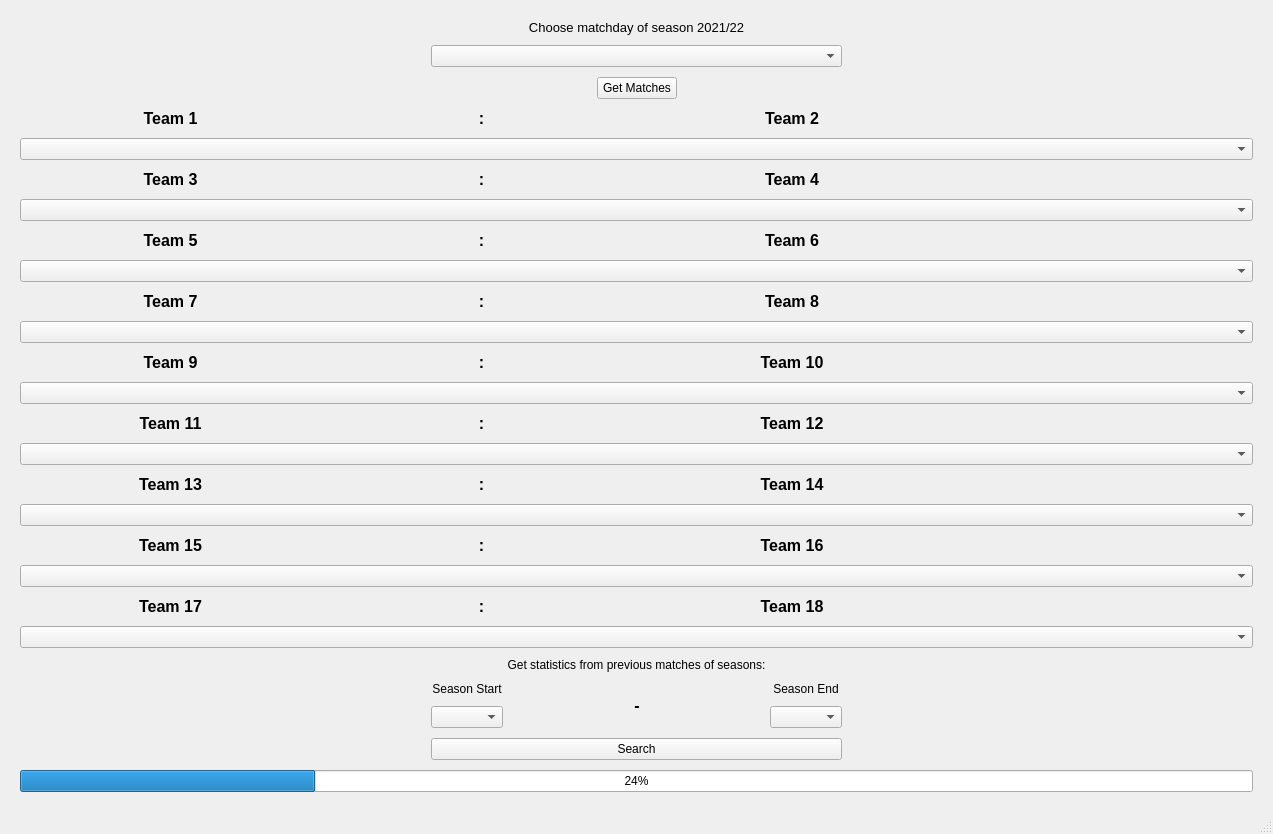
<?xml version="1.0" encoding="UTF-8"?>
<ui version="4.0">
 <class>MainWindow</class>
 <widget class="QMainWindow" name="MainWindow">
  <property name="geometry">
   <rect>
    <x>0</x>
    <y>0</y>
    <width>1273</width>
    <height>767</height>
   </rect>
  </property>
  <property name="windowTitle">
   <string>MainWindow</string>
  </property>
  <widget class="QWidget" name="centralwidget">
   <layout class="QGridLayout" name="gridLayout" rowstretch="0">
    <property name="leftMargin">
     <number>20</number>
    </property>
    <property name="topMargin">
     <number>20</number>
    </property>
    <property name="rightMargin">
     <number>20</number>
    </property>
    <property name="bottomMargin">
     <number>20</number>
    </property>
    <property name="spacing">
     <number>10</number>
    </property>
    <item row="0" column="0">
     <layout class="QVBoxLayout" name="verticalLayout_17">
      <item>
       <layout class="QVBoxLayout" name="verticalLayout_16">
        <item>
         <layout class="QVBoxLayout" name="verticalLayout_12">
          <item>
           <layout class="QHBoxLayout" name="horizontalLayout_11">
            <item>
             <spacer name="horizontalSpacer_4">
              <property name="orientation">
               <enum>Qt::Horizontal</enum>
              </property>
              <property name="sizeHint" stdset="0">
               <size>
                <width>88</width>
                <height>20</height>
               </size>
              </property>
             </spacer>
            </item>
            <item>
             <layout class="QVBoxLayout" name="verticalLayout">
              <item>
               <widget class="QLabel" name="label_31">
                <property name="font">
                 <font>
                  <pointsize>10</pointsize>
                 </font>
                </property>
                <property name="text">
                 <string>Choose matchday of season 2021/22</string>
                </property>
                <property name="alignment">
                 <set>Qt::AlignCenter</set>
                </property>
               </widget>
              </item>
              <item>
               <widget class="QComboBox" name="comboBoxMatchday"/>
              </item>
              <item>
               <layout class="QHBoxLayout" name="horizontalLayout">
                <item>
                 <spacer name="horizontalSpacer_2">
                  <property name="orientation">
                   <enum>Qt::Horizontal</enum>
                  </property>
                  <property name="sizeHint" stdset="0">
                   <size>
                    <width>40</width>
                    <height>20</height>
                   </size>
                  </property>
                 </spacer>
                </item>
                <item>
                 <widget class="QPushButton" name="pushButtonMatches">
                  <property name="text">
                   <string>Get Matches</string>
                  </property>
                 </widget>
                </item>
                <item>
                 <spacer name="horizontalSpacer">
                  <property name="orientation">
                   <enum>Qt::Horizontal</enum>
                  </property>
                  <property name="sizeHint" stdset="0">
                   <size>
                    <width>40</width>
                    <height>20</height>
                   </size>
                  </property>
                 </spacer>
                </item>
               </layout>
              </item>
             </layout>
            </item>
            <item>
             <spacer name="horizontalSpacer_3">
              <property name="orientation">
               <enum>Qt::Horizontal</enum>
              </property>
              <property name="sizeHint" stdset="0">
               <size>
                <width>108</width>
                <height>20</height>
               </size>
              </property>
             </spacer>
            </item>
           </layout>
          </item>
          <item>
           <layout class="QVBoxLayout" name="verticalLayout_11">
            <item>
             <layout class="QVBoxLayout" name="verticalLayout_2">
              <item>
               <layout class="QHBoxLayout" name="horizontalLayout_2">
                <item>
                 <widget class="QLabel" name="label_1">
                  <property name="font">
                   <font>
                    <pointsize>12</pointsize>
                    <weight>75</weight>
                    <bold>true</bold>
                   </font>
                  </property>
                  <property name="text">
                   <string>Team 1</string>
                  </property>
                  <property name="alignment">
                   <set>Qt::AlignCenter</set>
                  </property>
                 </widget>
                </item>
                <item>
                 <widget class="QLabel" name="label">
                  <property name="font">
                   <font>
                    <pointsize>12</pointsize>
                    <weight>75</weight>
                    <bold>true</bold>
                   </font>
                  </property>
                  <property name="text">
                   <string>:</string>
                  </property>
                  <property name="alignment">
                   <set>Qt::AlignCenter</set>
                  </property>
                 </widget>
                </item>
                <item>
                 <widget class="QLabel" name="label_2">
                  <property name="font">
                   <font>
                    <pointsize>12</pointsize>
                    <weight>75</weight>
                    <bold>true</bold>
                   </font>
                  </property>
                  <property name="text">
                   <string>Team 2</string>
                  </property>
                  <property name="alignment">
                   <set>Qt::AlignCenter</set>
                  </property>
                 </widget>
                </item>
                <item>
                 <widget class="QLabel" name="result_1">
                  <property name="font">
                   <font>
                    <pointsize>12</pointsize>
                    <weight>75</weight>
                    <bold>true</bold>
                   </font>
                  </property>
                  <property name="text">
                   <string/>
                  </property>
                  <property name="alignment">
                   <set>Qt::AlignCenter</set>
                  </property>
                 </widget>
                </item>
               </layout>
              </item>
              <item>
               <widget class="QComboBox" name="comboBox_1"/>
              </item>
             </layout>
            </item>
            <item>
             <layout class="QVBoxLayout" name="verticalLayout_3">
              <item>
               <layout class="QHBoxLayout" name="horizontalLayout_3">
                <item>
                 <widget class="QLabel" name="label_3">
                  <property name="font">
                   <font>
                    <pointsize>12</pointsize>
                    <weight>75</weight>
                    <bold>true</bold>
                   </font>
                  </property>
                  <property name="text">
                   <string>Team 3</string>
                  </property>
                  <property name="alignment">
                   <set>Qt::AlignCenter</set>
                  </property>
                 </widget>
                </item>
                <item>
                 <widget class="QLabel" name="label_19">
                  <property name="font">
                   <font>
                    <pointsize>12</pointsize>
                    <weight>75</weight>
                    <bold>true</bold>
                   </font>
                  </property>
                  <property name="text">
                   <string>:</string>
                  </property>
                  <property name="alignment">
                   <set>Qt::AlignCenter</set>
                  </property>
                 </widget>
                </item>
                <item>
                 <widget class="QLabel" name="label_4">
                  <property name="font">
                   <font>
                    <pointsize>12</pointsize>
                    <weight>75</weight>
                    <bold>true</bold>
                   </font>
                  </property>
                  <property name="text">
                   <string>Team 4</string>
                  </property>
                  <property name="alignment">
                   <set>Qt::AlignCenter</set>
                  </property>
                 </widget>
                </item>
                <item>
                 <widget class="QLabel" name="result_2">
                  <property name="font">
                   <font>
                    <pointsize>12</pointsize>
                    <weight>75</weight>
                    <bold>true</bold>
                   </font>
                  </property>
                  <property name="text">
                   <string/>
                  </property>
                  <property name="alignment">
                   <set>Qt::AlignCenter</set>
                  </property>
                 </widget>
                </item>
               </layout>
              </item>
              <item>
               <widget class="QComboBox" name="comboBox_2"/>
              </item>
             </layout>
            </item>
            <item>
             <layout class="QVBoxLayout" name="verticalLayout_4">
              <item>
               <layout class="QHBoxLayout" name="horizontalLayout_4">
                <item>
                 <widget class="QLabel" name="label_5">
                  <property name="font">
                   <font>
                    <pointsize>12</pointsize>
                    <weight>75</weight>
                    <bold>true</bold>
                   </font>
                  </property>
                  <property name="text">
                   <string>Team 5</string>
                  </property>
                  <property name="alignment">
                   <set>Qt::AlignCenter</set>
                  </property>
                 </widget>
                </item>
                <item>
                 <widget class="QLabel" name="label_20">
                  <property name="font">
                   <font>
                    <pointsize>12</pointsize>
                    <weight>75</weight>
                    <bold>true</bold>
                   </font>
                  </property>
                  <property name="text">
                   <string>:</string>
                  </property>
                  <property name="alignment">
                   <set>Qt::AlignCenter</set>
                  </property>
                 </widget>
                </item>
                <item>
                 <widget class="QLabel" name="label_6">
                  <property name="font">
                   <font>
                    <pointsize>12</pointsize>
                    <weight>75</weight>
                    <bold>true</bold>
                   </font>
                  </property>
                  <property name="text">
                   <string>Team 6</string>
                  </property>
                  <property name="alignment">
                   <set>Qt::AlignCenter</set>
                  </property>
                 </widget>
                </item>
                <item>
                 <widget class="QLabel" name="result_3">
                  <property name="font">
                   <font>
                    <pointsize>12</pointsize>
                    <weight>75</weight>
                    <bold>true</bold>
                   </font>
                  </property>
                  <property name="text">
                   <string/>
                  </property>
                  <property name="alignment">
                   <set>Qt::AlignCenter</set>
                  </property>
                 </widget>
                </item>
               </layout>
              </item>
              <item>
               <widget class="QComboBox" name="comboBox_3"/>
              </item>
             </layout>
            </item>
            <item>
             <layout class="QVBoxLayout" name="verticalLayout_5">
              <item>
               <layout class="QHBoxLayout" name="horizontalLayout_5">
                <item>
                 <widget class="QLabel" name="label_7">
                  <property name="font">
                   <font>
                    <pointsize>12</pointsize>
                    <weight>75</weight>
                    <bold>true</bold>
                   </font>
                  </property>
                  <property name="text">
                   <string>Team 7</string>
                  </property>
                  <property name="alignment">
                   <set>Qt::AlignCenter</set>
                  </property>
                 </widget>
                </item>
                <item>
                 <widget class="QLabel" name="label_21">
                  <property name="font">
                   <font>
                    <pointsize>12</pointsize>
                    <weight>75</weight>
                    <bold>true</bold>
                   </font>
                  </property>
                  <property name="text">
                   <string>:</string>
                  </property>
                  <property name="alignment">
                   <set>Qt::AlignCenter</set>
                  </property>
                 </widget>
                </item>
                <item>
                 <widget class="QLabel" name="label_8">
                  <property name="font">
                   <font>
                    <pointsize>12</pointsize>
                    <weight>75</weight>
                    <bold>true</bold>
                   </font>
                  </property>
                  <property name="text">
                   <string>Team 8</string>
                  </property>
                  <property name="alignment">
                   <set>Qt::AlignCenter</set>
                  </property>
                 </widget>
                </item>
                <item>
                 <widget class="QLabel" name="result_4">
                  <property name="font">
                   <font>
                    <pointsize>12</pointsize>
                    <weight>75</weight>
                    <bold>true</bold>
                   </font>
                  </property>
                  <property name="text">
                   <string/>
                  </property>
                  <property name="alignment">
                   <set>Qt::AlignCenter</set>
                  </property>
                 </widget>
                </item>
               </layout>
              </item>
              <item>
               <widget class="QComboBox" name="comboBox_4"/>
              </item>
             </layout>
            </item>
            <item>
             <layout class="QVBoxLayout" name="verticalLayout_6">
              <item>
               <layout class="QHBoxLayout" name="horizontalLayout_6">
                <item>
                 <widget class="QLabel" name="label_9">
                  <property name="font">
                   <font>
                    <pointsize>12</pointsize>
                    <weight>75</weight>
                    <bold>true</bold>
                   </font>
                  </property>
                  <property name="text">
                   <string>Team 9</string>
                  </property>
                  <property name="alignment">
                   <set>Qt::AlignCenter</set>
                  </property>
                 </widget>
                </item>
                <item>
                 <widget class="QLabel" name="label_22">
                  <property name="font">
                   <font>
                    <pointsize>12</pointsize>
                    <weight>75</weight>
                    <bold>true</bold>
                   </font>
                  </property>
                  <property name="text">
                   <string>:</string>
                  </property>
                  <property name="alignment">
                   <set>Qt::AlignCenter</set>
                  </property>
                 </widget>
                </item>
                <item>
                 <widget class="QLabel" name="label_10">
                  <property name="font">
                   <font>
                    <pointsize>12</pointsize>
                    <weight>75</weight>
                    <bold>true</bold>
                   </font>
                  </property>
                  <property name="text">
                   <string>Team 10</string>
                  </property>
                  <property name="alignment">
                   <set>Qt::AlignCenter</set>
                  </property>
                 </widget>
                </item>
                <item>
                 <widget class="QLabel" name="result_5">
                  <property name="font">
                   <font>
                    <pointsize>12</pointsize>
                    <weight>75</weight>
                    <bold>true</bold>
                   </font>
                  </property>
                  <property name="text">
                   <string/>
                  </property>
                  <property name="alignment">
                   <set>Qt::AlignCenter</set>
                  </property>
                 </widget>
                </item>
               </layout>
              </item>
              <item>
               <widget class="QComboBox" name="comboBox_5"/>
              </item>
             </layout>
            </item>
            <item>
             <layout class="QVBoxLayout" name="verticalLayout_7">
              <item>
               <layout class="QHBoxLayout" name="horizontalLayout_7">
                <item>
                 <widget class="QLabel" name="label_11">
                  <property name="font">
                   <font>
                    <pointsize>12</pointsize>
                    <weight>75</weight>
                    <bold>true</bold>
                   </font>
                  </property>
                  <property name="text">
                   <string>Team 11</string>
                  </property>
                  <property name="alignment">
                   <set>Qt::AlignCenter</set>
                  </property>
                 </widget>
                </item>
                <item>
                 <widget class="QLabel" name="label_23">
                  <property name="font">
                   <font>
                    <pointsize>12</pointsize>
                    <weight>75</weight>
                    <bold>true</bold>
                   </font>
                  </property>
                  <property name="text">
                   <string>:</string>
                  </property>
                  <property name="alignment">
                   <set>Qt::AlignCenter</set>
                  </property>
                 </widget>
                </item>
                <item>
                 <widget class="QLabel" name="label_12">
                  <property name="font">
                   <font>
                    <pointsize>12</pointsize>
                    <weight>75</weight>
                    <bold>true</bold>
                   </font>
                  </property>
                  <property name="text">
                   <string>Team 12</string>
                  </property>
                  <property name="alignment">
                   <set>Qt::AlignCenter</set>
                  </property>
                 </widget>
                </item>
                <item>
                 <widget class="QLabel" name="result_6">
                  <property name="font">
                   <font>
                    <pointsize>12</pointsize>
                    <weight>75</weight>
                    <bold>true</bold>
                   </font>
                  </property>
                  <property name="text">
                   <string/>
                  </property>
                  <property name="alignment">
                   <set>Qt::AlignCenter</set>
                  </property>
                 </widget>
                </item>
               </layout>
              </item>
              <item>
               <widget class="QComboBox" name="comboBox_6"/>
              </item>
             </layout>
            </item>
            <item>
             <layout class="QVBoxLayout" name="verticalLayout_8">
              <item>
               <layout class="QHBoxLayout" name="horizontalLayout_8">
                <item>
                 <widget class="QLabel" name="label_13">
                  <property name="font">
                   <font>
                    <pointsize>12</pointsize>
                    <weight>75</weight>
                    <bold>true</bold>
                   </font>
                  </property>
                  <property name="text">
                   <string>Team 13</string>
                  </property>
                  <property name="alignment">
                   <set>Qt::AlignCenter</set>
                  </property>
                 </widget>
                </item>
                <item>
                 <widget class="QLabel" name="label_24">
                  <property name="font">
                   <font>
                    <pointsize>12</pointsize>
                    <weight>75</weight>
                    <bold>true</bold>
                   </font>
                  </property>
                  <property name="text">
                   <string>:</string>
                  </property>
                  <property name="alignment">
                   <set>Qt::AlignCenter</set>
                  </property>
                 </widget>
                </item>
                <item>
                 <widget class="QLabel" name="label_14">
                  <property name="font">
                   <font>
                    <pointsize>12</pointsize>
                    <weight>75</weight>
                    <bold>true</bold>
                   </font>
                  </property>
                  <property name="text">
                   <string>Team 14</string>
                  </property>
                  <property name="alignment">
                   <set>Qt::AlignCenter</set>
                  </property>
                 </widget>
                </item>
                <item>
                 <widget class="QLabel" name="result_7">
                  <property name="font">
                   <font>
                    <pointsize>12</pointsize>
                    <weight>75</weight>
                    <bold>true</bold>
                   </font>
                  </property>
                  <property name="text">
                   <string/>
                  </property>
                  <property name="alignment">
                   <set>Qt::AlignCenter</set>
                  </property>
                 </widget>
                </item>
               </layout>
              </item>
              <item>
               <widget class="QComboBox" name="comboBox_7"/>
              </item>
             </layout>
            </item>
            <item>
             <layout class="QVBoxLayout" name="verticalLayout_10">
              <item>
               <layout class="QHBoxLayout" name="horizontalLayout_10">
                <item>
                 <widget class="QLabel" name="label_15">
                  <property name="font">
                   <font>
                    <pointsize>12</pointsize>
                    <weight>75</weight>
                    <bold>true</bold>
                   </font>
                  </property>
                  <property name="text">
                   <string>Team 15</string>
                  </property>
                  <property name="alignment">
                   <set>Qt::AlignCenter</set>
                  </property>
                 </widget>
                </item>
                <item>
                 <widget class="QLabel" name="label_25">
                  <property name="font">
                   <font>
                    <pointsize>12</pointsize>
                    <weight>75</weight>
                    <bold>true</bold>
                   </font>
                  </property>
                  <property name="text">
                   <string>:</string>
                  </property>
                  <property name="alignment">
                   <set>Qt::AlignCenter</set>
                  </property>
                 </widget>
                </item>
                <item>
                 <widget class="QLabel" name="label_16">
                  <property name="font">
                   <font>
                    <pointsize>12</pointsize>
                    <weight>75</weight>
                    <bold>true</bold>
                   </font>
                  </property>
                  <property name="text">
                   <string>Team 16</string>
                  </property>
                  <property name="alignment">
                   <set>Qt::AlignCenter</set>
                  </property>
                 </widget>
                </item>
                <item>
                 <widget class="QLabel" name="result_8">
                  <property name="font">
                   <font>
                    <pointsize>12</pointsize>
                    <weight>75</weight>
                    <bold>true</bold>
                   </font>
                  </property>
                  <property name="text">
                   <string/>
                  </property>
                  <property name="alignment">
                   <set>Qt::AlignCenter</set>
                  </property>
                 </widget>
                </item>
               </layout>
              </item>
              <item>
               <widget class="QComboBox" name="comboBox_8"/>
              </item>
             </layout>
            </item>
            <item>
             <layout class="QVBoxLayout" name="verticalLayout_9">
              <item>
               <layout class="QHBoxLayout" name="horizontalLayout_9">
                <item>
                 <widget class="QLabel" name="label_17">
                  <property name="font">
                   <font>
                    <pointsize>12</pointsize>
                    <weight>75</weight>
                    <bold>true</bold>
                   </font>
                  </property>
                  <property name="text">
                   <string>Team 17</string>
                  </property>
                  <property name="alignment">
                   <set>Qt::AlignCenter</set>
                  </property>
                 </widget>
                </item>
                <item>
                 <widget class="QLabel" name="label_26">
                  <property name="font">
                   <font>
                    <pointsize>12</pointsize>
                    <weight>75</weight>
                    <bold>true</bold>
                   </font>
                  </property>
                  <property name="text">
                   <string>:</string>
                  </property>
                  <property name="alignment">
                   <set>Qt::AlignCenter</set>
                  </property>
                 </widget>
                </item>
                <item>
                 <widget class="QLabel" name="label_18">
                  <property name="font">
                   <font>
                    <pointsize>12</pointsize>
                    <weight>75</weight>
                    <bold>true</bold>
                   </font>
                  </property>
                  <property name="text">
                   <string>Team 18</string>
                  </property>
                  <property name="alignment">
                   <set>Qt::AlignCenter</set>
                  </property>
                 </widget>
                </item>
                <item>
                 <widget class="QLabel" name="result_9">
                  <property name="font">
                   <font>
                    <pointsize>12</pointsize>
                    <weight>75</weight>
                    <bold>true</bold>
                   </font>
                  </property>
                  <property name="text">
                   <string/>
                  </property>
                  <property name="alignment">
                   <set>Qt::AlignCenter</set>
                  </property>
                 </widget>
                </item>
               </layout>
              </item>
              <item>
               <widget class="QComboBox" name="comboBox_9"/>
              </item>
             </layout>
            </item>
           </layout>
          </item>
         </layout>
        </item>
        <item>
         <layout class="QHBoxLayout" name="horizontalLayout_13">
          <item>
           <spacer name="horizontalSpacer_6">
            <property name="orientation">
             <enum>Qt::Horizontal</enum>
            </property>
            <property name="sizeHint" stdset="0">
             <size>
              <width>118</width>
              <height>20</height>
             </size>
            </property>
           </spacer>
          </item>
          <item>
           <layout class="QVBoxLayout" name="verticalLayout_15">
            <item>
             <widget class="QLabel" name="label_29">
              <property name="text">
               <string>Get statistics from previous matches of seasons:</string>
              </property>
              <property name="alignment">
               <set>Qt::AlignCenter</set>
              </property>
             </widget>
            </item>
            <item>
             <layout class="QHBoxLayout" name="horizontalLayout_12">
              <item>
               <layout class="QVBoxLayout" name="verticalLayout_13">
                <item>
                 <widget class="QLabel" name="label_27">
                  <property name="text">
                   <string>Season Start</string>
                  </property>
                  <property name="alignment">
                   <set>Qt::AlignBottom|Qt::AlignHCenter</set>
                  </property>
                 </widget>
                </item>
                <item>
                 <widget class="QComboBox" name="comboBoxSeasonStart">
                  <property name="layoutDirection">
                   <enum>Qt::LeftToRight</enum>
                  </property>
                  <property name="insertPolicy">
                   <enum>QComboBox::InsertAtTop</enum>
                  </property>
                 </widget>
                </item>
               </layout>
              </item>
              <item>
               <spacer name="horizontalSpacer_7">
                <property name="orientation">
                 <enum>Qt::Horizontal</enum>
                </property>
                <property name="sizeHint" stdset="0">
                 <size>
                  <width>40</width>
                  <height>20</height>
                 </size>
                </property>
               </spacer>
              </item>
              <item>
               <widget class="QLabel" name="label_30">
                <property name="font">
                 <font>
                  <pointsize>12</pointsize>
                  <weight>75</weight>
                  <bold>true</bold>
                 </font>
                </property>
                <property name="text">
                 <string>-</string>
                </property>
                <property name="alignment">
                 <set>Qt::AlignCenter</set>
                </property>
               </widget>
              </item>
              <item>
               <spacer name="horizontalSpacer_8">
                <property name="orientation">
                 <enum>Qt::Horizontal</enum>
                </property>
                <property name="sizeHint" stdset="0">
                 <size>
                  <width>40</width>
                  <height>20</height>
                 </size>
                </property>
               </spacer>
              </item>
              <item>
               <layout class="QVBoxLayout" name="verticalLayout_14">
                <item>
                 <widget class="QLabel" name="label_28">
                  <property name="text">
                   <string>Season End</string>
                  </property>
                  <property name="alignment">
                   <set>Qt::AlignBottom|Qt::AlignHCenter</set>
                  </property>
                 </widget>
                </item>
                <item>
                 <widget class="QComboBox" name="comboBoxSeasonEnd">
                  <property name="layoutDirection">
                   <enum>Qt::LeftToRight</enum>
                  </property>
                  <property name="insertPolicy">
                   <enum>QComboBox::InsertAtTop</enum>
                  </property>
                 </widget>
                </item>
               </layout>
              </item>
             </layout>
            </item>
            <item>
             <widget class="QPushButton" name="pushButtonSearch">
              <property name="text">
               <string>Search</string>
              </property>
             </widget>
            </item>
           </layout>
          </item>
          <item>
           <spacer name="horizontalSpacer_5">
            <property name="orientation">
             <enum>Qt::Horizontal</enum>
            </property>
            <property name="sizeHint" stdset="0">
             <size>
              <width>118</width>
              <height>20</height>
             </size>
            </property>
           </spacer>
          </item>
         </layout>
        </item>
       </layout>
      </item>
      <item>
       <widget class="QProgressBar" name="progressBar">
        <property name="value">
         <number>24</number>
        </property>
       </widget>
      </item>
     </layout>
    </item>
   </layout>
  </widget>
  <widget class="QMenuBar" name="menubar">
   <property name="geometry">
    <rect>
     <x>0</x>
     <y>0</y>
     <width>1273</width>
     <height>21</height>
    </rect>
   </property>
  </widget>
  <widget class="QStatusBar" name="statusbar"/>
 </widget>
 <resources/>
 <connections/>
</ui>
